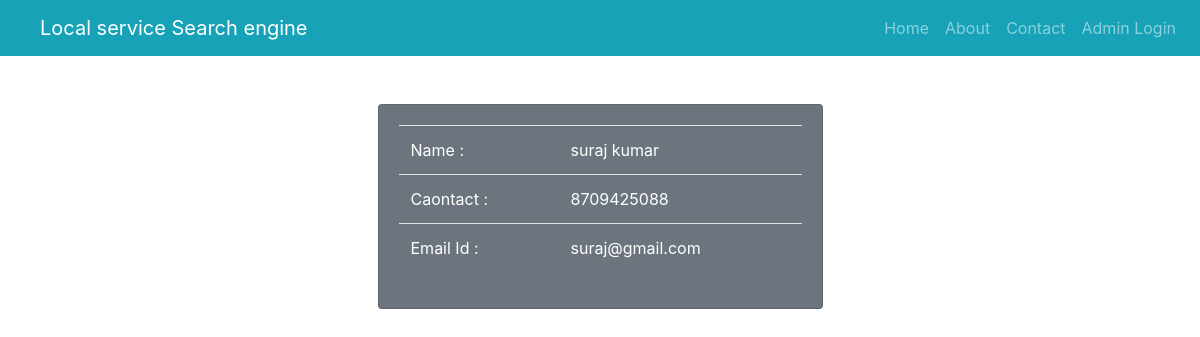
The app's page /contact with its own data.
### searchengine/models.py (models this page shows, shortened)
class Owner(models.Model):
    o_id = models.AutoField(primary_key=True)
    name = models.CharField(max_length=200)
    contact = models.IntegerField(unique=True)
    email = models.EmailField()
    password = models.CharField(max_length=200)

### searchengine/views.py (the view)
# urls.py: path('contact',Contact.as_view(),name = "contact"),
class Contact(View):
    def get(self,request):
        data = {"contact":Owner.objects.all()}
        return render(request,'owner/contact.html',data)

### templates/owner/contact.html
{% extends 'owner/base.html' %}
{% block content %}
   <div class="container mt-5" >
   <div class="row">
       <div class="col-lg-5 mx-auto">
           <div class="card bg-secondary">
               <div class="card-body">
                   <table class="table text-white">
                       <tr>
                           <td>Name :</td>
                           <td>{{ contact.0.name }}</td>
                       </tr>
                       <tr>
                           <td>Caontact :</td>
                           <td>{{ contact.0.contact }}</td>
                       </tr>
                       <tr>
                           <td>Email Id : </td>
                           <td>{{ contact.0.email }}</td>
                       </tr>
                   </table>
               </div>
           </div>
       </div>
   </div>
   </div>
{% endblock %}

### records on screen
Owner: name "suraj kumar", contact "8709425088", email "suraj@gmail.com"
